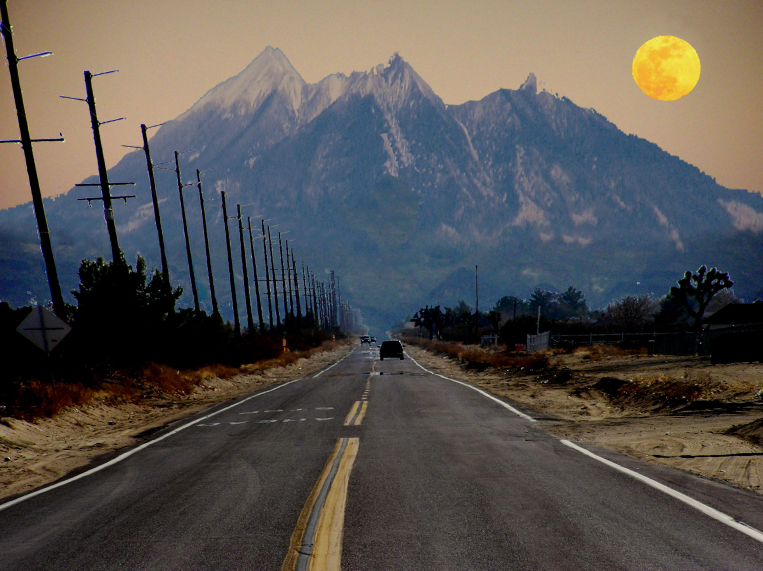
#> input picture python/img/862227512_8de1721dea_o.jpg, 2288 x 1712 px (shown at 1/3 size)
$ python test.py
#> lines starting #> are read from the running program, lines starting #| are printed output that depends on the picture
import cv2

src = cv2.imread("./img/862227512_8de1721dea_o.jpg")
#> src is the input picture: shape (1712, 2288, 3); mean B, G, R 80.6, 83.2, 86.4
dst = src.copy()

gray = cv2.cvtColor(src, cv2.COLOR_BGR2GRAY)
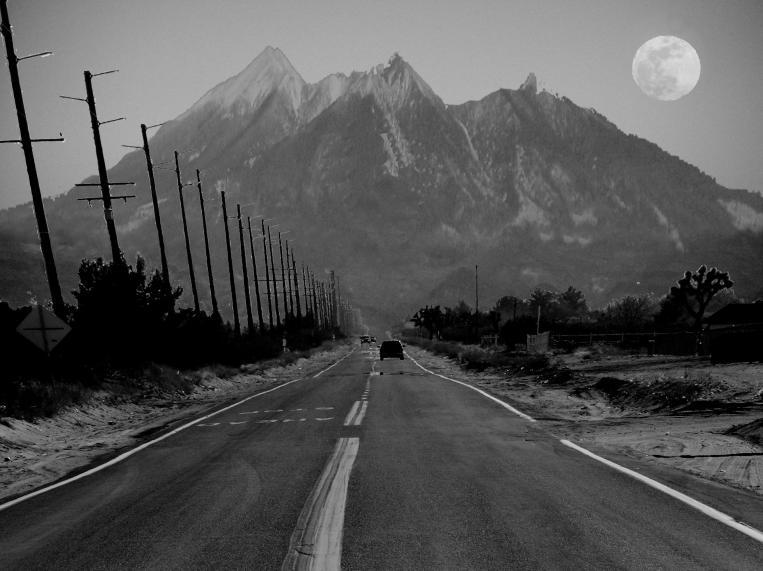
#> gray: shape (1712, 2288) (shown at 1/3 size); min 0, max 255, mean 83.8
canny = cv2.Canny(gray, 5000, 1500, apertureSize = 5, L2gradient=True)
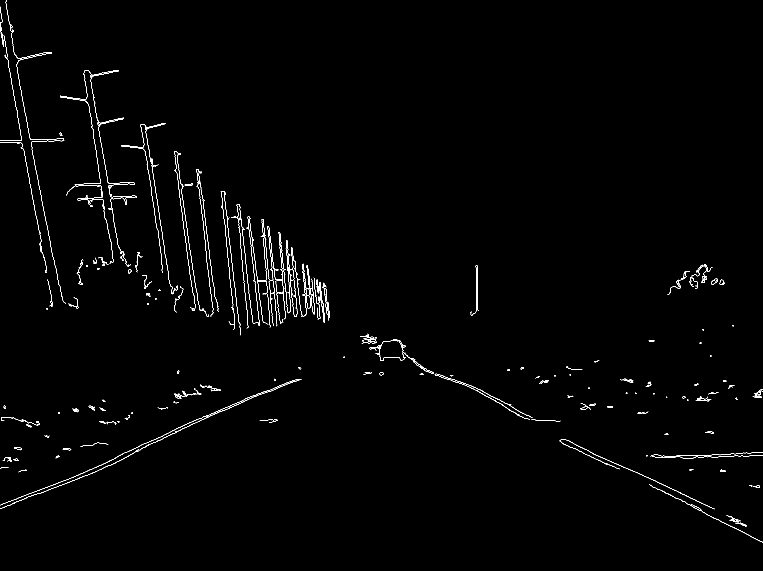
#> canny: shape (1712, 2288) (shown at 1/3 size); 0.72% white in thin lines or dots

cv2.imshow("gray", gray)
